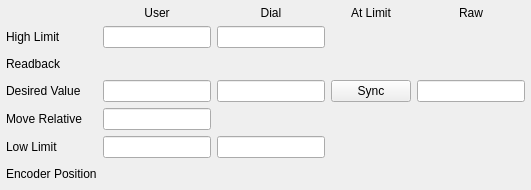
          <widget class="QWidget" name="widget_drive_2" native="true">
           <property name="minimumSize">
            <size>
             <width>0</width>
             <height>0</height>
            </size>
           </property>
           <layout class="QGridLayout" name="gridLayout_4" columnstretch="1,0,0,0,0">
            <property name="leftMargin">
             <number>6</number>
            </property>
            <property name="topMargin">
             <number>6</number>
            </property>
            <property name="rightMargin">
             <number>6</number>
            </property>
            <property name="bottomMargin">
             <number>6</number>
            </property>
            <property name="verticalSpacing">
             <number>6</number>
            </property>
            <item row="0" column="4">
             <widget class="QLabel" name="label_17">
              <property name="text">
               <string>Raw</string>
              </property>
              <property name="alignment">
               <set>Qt::AlignCenter</set>
              </property>
             </widget>
            </item>
            <item row="4" column="3">
             <widget class="PyDMPushButton" name="PyDMPushButton_9">
              <property name="minimumSize">
               <size>
                <width>0</width>
                <height>20</height>
               </size>
              </property>
              <property name="maximumSize">
               <size>
                <width>16777215</width>
                <height>16777215</height>
               </size>
              </property>
              <property name="toolTip">
               <string/>
              </property>
              <property name="text">
               <string>Sync</string>
              </property>
              <property name="channel" stdset="0">
               <string>${P}${M}.SYNC</string>
              </property>
              <property name="pressValue" stdset="0">
               <string>1</string>
              </property>
              <property name="releaseValue" stdset="0">
               <string>0</string>
              </property>
             </widget>
            </item>
            <item row="3" column="2">
             <widget class="PyDMLabel" name="PyDMLabel_6">
              <property name="minimumSize">
               <size>
                <width>0</width>
                <height>20</height>
               </size>
              </property>
              <property name="toolTip">
               <string/>
              </property>
              <property name="channel" stdset="0">
               <string>${P}${M}.DRBV</string>
              </property>
             </widget>
            </item>
            <item row="4" column="2">
             <widget class="PyDMLineEdit" name="PyDMLineEdit_11">
              <property name="minimumSize">
               <size>
                <width>0</width>
                <height>20</height>
               </size>
              </property>
              <property name="maximumSize">
               <size>
                <width>16777215</width>
                <height>16777215</height>
               </size>
              </property>
              <property name="toolTip">
               <string/>
              </property>
              <property name="channel" stdset="0">
               <string>${P}${M}.DVAL</string>
              </property>
             </widget>
            </item>
            <item row="4" column="1">
             <widget class="PyDMLineEdit" name="PyDMLineEdit_12">
              <property name="minimumSize">
               <size>
                <width>0</width>
                <height>20</height>
               </size>
              </property>
              <property name="maximumSize">
               <size>
                <width>16777215</width>
                <height>16777215</height>
               </size>
              </property>
              <property name="toolTip">
               <string/>
              </property>
              <property name="channel" stdset="0">
               <string>${P}${M}.VAL</string>
              </property>
             </widget>
            </item>
            <item row="3" column="1">
             <widget class="PyDMLabel" name="PyDMLabel_7">
              <property name="minimumSize">
               <size>
                <width>0</width>
                <height>20</height>
               </size>
              </property>
              <property name="toolTip">
               <string/>
              </property>
              <property name="channel" stdset="0">
               <string>${P}${M}.RBV</string>
              </property>
             </widget>
            </item>
            <item row="2" column="1">
             <widget class="PyDMLineEdit" name="PyDMLineEdit_3">
              <property name="minimumSize">
               <size>
                <width>0</width>
                <height>20</height>
               </size>
              </property>
              <property name="maximumSize">
               <size>
                <width>16777215</width>
                <height>16777215</height>
               </size>
              </property>
              <property name="toolTip">
               <string/>
              </property>
              <property name="channel" stdset="0">
               <string>${P}${M}.HLM</string>
              </property>
             </widget>
            </item>
            <item row="0" column="1">
             <widget class="QLabel" name="label_24">
              <property name="text">
               <string>User</string>
              </property>
              <property name="alignment">
               <set>Qt::AlignCenter</set>
              </property>
             </widget>
            </item>
            <item row="3" column="4">
             <widget class="PyDMLabel" name="PyDMLabel_11">
              <property name="minimumSize">
               <size>
                <width>0</width>
                <height>20</height>
               </size>
              </property>
              <property name="toolTip">
               <string/>
              </property>
              <property name="channel" stdset="0">
               <string>${P}${M}.RRBV</string>
              </property>
             </widget>
            </item>
            <item row="0" column="2">
             <widget class="QLabel" name="label_25">
              <property name="text">
               <string>Dial</string>
              </property>
              <property name="alignment">
               <set>Qt::AlignCenter</set>
              </property>
             </widget>
            </item>
            <item row="2" column="2">
             <widget class="PyDMLineEdit" name="PyDMLineEdit_48">
              <property name="minimumSize">
               <size>
                <width>0</width>
                <height>20</height>
               </size>
              </property>
              <property name="maximumSize">
               <size>
                <width>16777215</width>
                <height>16777215</height>
               </size>
              </property>
              <property name="toolTip">
               <string/>
              </property>
              <property name="channel" stdset="0">
               <string>${P}${M}.DHLM</string>
              </property>
             </widget>
            </item>
            <item row="0" column="3">
             <widget class="QLabel" name="label_26">
              <property name="text">
               <string>At Limit</string>
              </property>
              <property name="alignment">
               <set>Qt::AlignCenter</set>
              </property>
             </widget>
            </item>
            <item row="6" column="2">
             <widget class="PyDMLineEdit" name="PyDMLineEdit_49">
              <property name="minimumSize">
               <size>
                <width>0</width>
                <height>20</height>
               </size>
              </property>
              <property name="maximumSize">
               <size>
                <width>16777215</width>
                <height>16777215</height>
               </size>
              </property>
              <property name="toolTip">
               <string/>
              </property>
              <property name="channel" stdset="0">
               <string>${P}${M}.DLLM</string>
              </property>
             </widget>
            </item>
            <item row="4" column="0">
             <widget class="QLabel" name="label_31">
              <property name="text">
               <string>Desired Value</string>
              </property>
             </widget>
            </item>
            <item row="2" column="3">
             <layout class="QHBoxLayout" name="horizontalLayout_8">
              <item>
               <widget class="PyDMByteIndicator" name="PyDMByteIndicator_4">
                <property name="minimumSize">
                 <size>
                  <width>15</width>
                  <height>15</height>
                 </size>
                </property>
                <property name="maximumSize">
                 <size>
                  <width>15</width>
                  <height>15</height>
                 </size>
                </property>
                <property name="toolTip">
                 <string/>
                </property>
                <property name="channel" stdset="0">
                 <string>${P}${M}.HLS</string>
                </property>
                <property name="onColor" stdset="0">
                 <color>
                  <red>255</red>
                  <green>0</green>
                  <blue>0</blue>
                 </color>
                </property>
                <property name="offColor" stdset="0">
                 <color alpha="50">
                  <red>255</red>
                  <green>0</green>
                  <blue>0</blue>
                 </color>
                </property>
                <property name="showLabels" stdset="0">
                 <bool>false</bool>
                </property>
               </widget>
              </item>
             </layout>
            </item>
            <item row="2" column="0">
             <widget class="QLabel" name="label_32">
              <property name="text">
               <string>High Limit</string>
              </property>
             </widget>
            </item>
            <item row="4" column="4">
             <widget class="PyDMLineEdit" name="PyDMLineEdit_50">
              <property name="minimumSize">
               <size>
                <width>0</width>
                <height>20</height>
               </size>
              </property>
              <property name="maximumSize">
               <size>
                <width>16777215</width>
                <height>16777215</height>
               </size>
              </property>
              <property name="toolTip">
               <string/>
              </property>
              <property name="channel" stdset="0">
               <string>${P}${M}.RVAL</string>
              </property>
             </widget>
            </item>
            <item row="5" column="1">
             <widget class="PyDMLineEdit" name="PyDMLineEdit_54">
              <property name="minimumSize">
               <size>
                <width>0</width>
                <height>20</height>
               </size>
              </property>
              <property name="maximumSize">
               <size>
                <width>16777215</width>
                <height>16777215</height>
               </size>
              </property>
              <property name="toolTip">
               <string/>
              </property>
              <property name="channel" stdset="0">
               <string>${P}${M}.RLV</string>
              </property>
             </widget>
            </item>
            <item row="6" column="1">
             <widget class="PyDMLineEdit" name="PyDMLineEdit_55">
              <property name="minimumSize">
               <size>
                <width>0</width>
                <height>20</height>
               </size>
              </property>
              <property name="maximumSize">
               <size>
                <width>16777215</width>
                <height>16777215</height>
               </size>
              </property>
              <property name="toolTip">
               <string/>
              </property>
              <property name="channel" stdset="0">
               <string>${P}${M}.LLM</string>
              </property>
             </widget>
            </item>
            <item row="6" column="3">
             <layout class="QHBoxLayout" name="horizontalLayout_10">
              <item>
               <widget class="PyDMByteIndicator" name="PyDMByteIndicator_5">
                <property name="minimumSize">
                 <size>
                  <width>15</width>
                  <height>15</height>
                 </size>
                </property>
                <property name="maximumSize">
                 <size>
                  <width>15</width>
                  <height>15</height>
                 </size>
                </property>
                <property name="toolTip">
                 <string/>
                </property>
                <property name="channel" stdset="0">
                 <string>${P}${M}.LLS</string>
                </property>
                <property name="onColor" stdset="0">
                 <color>
                  <red>255</red>
                  <green>0</green>
                  <blue>0</blue>
                 </color>
                </property>
                <property name="offColor" stdset="0">
                 <color alpha="50">
                  <red>255</red>
                  <green>0</green>
                  <blue>0</blue>
                 </color>
                </property>
                <property name="showLabels" stdset="0">
                 <bool>false</bool>
                </property>
               </widget>
              </item>
             </layout>
            </item>
            <item row="6" column="0">
             <widget class="QLabel" name="label_62">
              <property name="text">
               <string>Low Limit</string>
              </property>
             </widget>
            </item>
            <item row="5" column="0">
             <widget class="QLabel" name="label_63">
              <property name="text">
               <string>Move Relative</string>
              </property>
             </widget>
            </item>
            <item row="7" column="0">
             <widget class="QLabel" name="label_64">
              <property name="text">
               <string>Encoder Position</string>
              </property>
             </widget>
            </item>
            <item row="3" column="0">
             <widget class="QLabel" name="label_65">
              <property name="text">
               <string>Readback</string>
              </property>
             </widget>
            </item>
            <item row="7" column="4">
             <widget class="PyDMLabel" name="PyDMLabel_9">
              <property name="minimumSize">
               <size>
                <width>0</width>
                <height>20</height>
               </size>
              </property>
              <property name="toolTip">
               <string/>
              </property>
              <property name="channel" stdset="0">
               <string>${P}${M}.REP</string>
              </property>
             </widget>
            </item>
           </layout>
          </widget>
